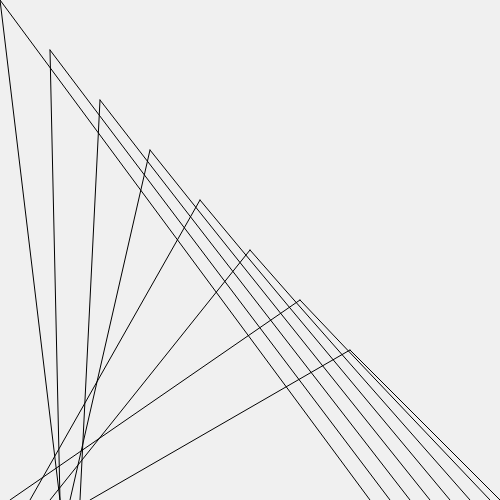
Frame 1 (no input)
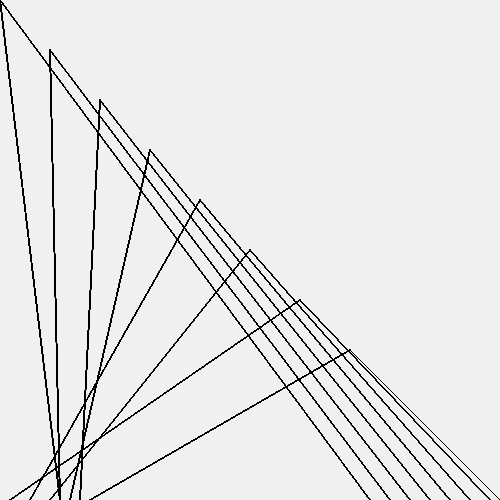
Frame 60 (no input)
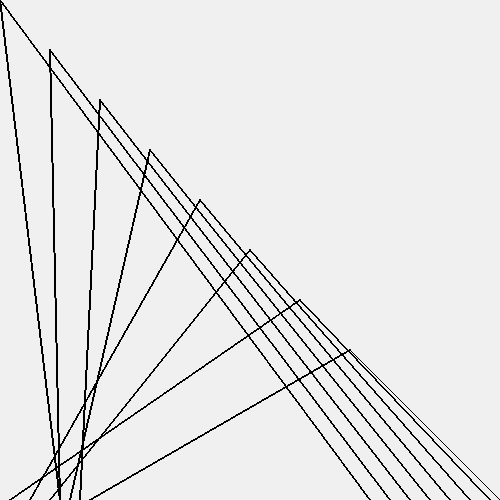
Frame 120 (the mouse pressed at the canvas centre since frame 60)

The p5.js sketch that drew these frames (run headless with seeded random() and noise() and a simulated clock; from frame 60 on, the mouse is pressed at the canvas centre):

// p5.js sketch
// ── sketch.js
function setup() {
  createCanvas(500,500)
  background(240);
}

function draw() {
  line(250,250,50,500)
  line(250,250,470,500)
  line(300,300,10,500)
  line(300,300,490,500)
  line(350,350,500,500)
  line(350,350,90,500)
  line(200,200,30,500)
  line(200,200,450,500)
  line(150,150,70,500)
  line(150,150,430,500)
  line(100,100,80,500)
  line(100,100,410,500)
  line(50,50,60,500)
  line(50,50,390,500)
  line(0,0,60,500)
  line(0,0,370,500)
  
}
